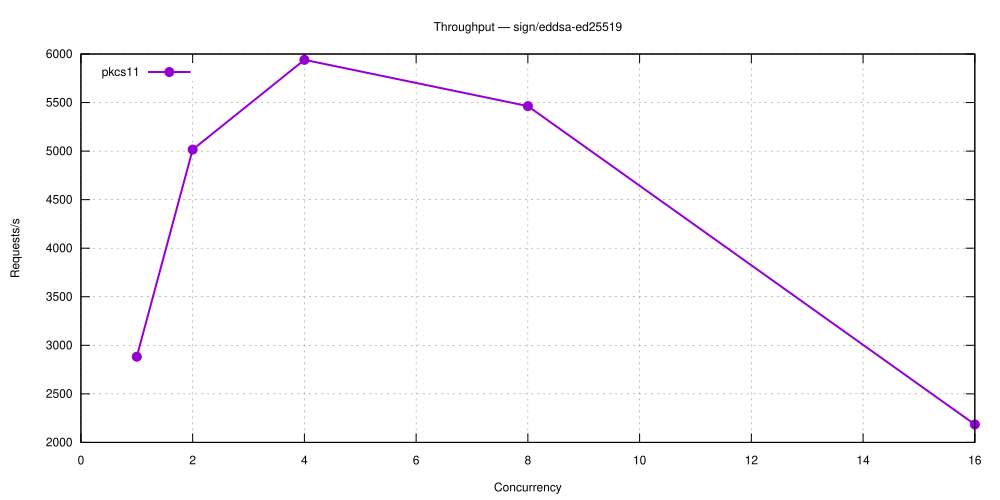

Here is the gnuplot script that generated this plot:
set terminal svg size 1000,500 enhanced font 'Helvetica,12'
set output 'sign_eddsa-ed25519.svg'
set title 'Throughput — sign/eddsa-ed25519'
set grid
set xlabel 'Concurrency'
set ylabel 'Requests/s'
set key top left
plot 'sign_eddsa-ed25519-5.28.0-pkcs11.dat' using 1:2 with linespoints lw 2 pt 7 title 'pkcs11'
